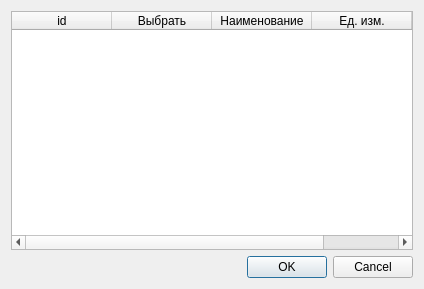
<?xml version="1.0" encoding="UTF-8"?>
<ui version="4.0">
 <class>Dialog</class>
 <widget class="QDialog" name="Dialog">
  <property name="geometry">
   <rect>
    <x>0</x>
    <y>0</y>
    <width>424</width>
    <height>289</height>
   </rect>
  </property>
  <property name="windowTitle">
   <string>Dialog</string>
  </property>
  <layout class="QVBoxLayout" name="verticalLayout">
   <item>
    <widget class="QTableWidget" name="tableWidget">
     <column>
      <property name="text">
       <string>id</string>
      </property>
     </column>
     <column>
      <property name="text">
       <string>Выбрать</string>
      </property>
     </column>
     <column>
      <property name="text">
       <string>Наименование</string>
      </property>
     </column>
     <column>
      <property name="text">
       <string>Ед. изм.</string>
      </property>
     </column>
     <column>
      <property name="text">
       <string>Количество</string>
      </property>
     </column>
    </widget>
   </item>
   <item>
    <widget class="QDialogButtonBox" name="buttonBox">
     <property name="orientation">
      <enum>Qt::Orientation::Horizontal</enum>
     </property>
     <property name="standardButtons">
      <set>QDialogButtonBox::StandardButton::Cancel|QDialogButtonBox::StandardButton::Ok</set>
     </property>
    </widget>
   </item>
  </layout>
 </widget>
 <resources/>
 <connections>
  <connection>
   <sender>buttonBox</sender>
   <signal>accepted()</signal>
   <receiver>Dialog</receiver>
   <slot>accept()</slot>
   <hints>
    <hint type="sourcelabel">
     <x>248</x>
     <y>254</y>
    </hint>
    <hint type="destinationlabel">
     <x>157</x>
     <y>274</y>
    </hint>
   </hints>
  </connection>
  <connection>
   <sender>buttonBox</sender>
   <signal>rejected()</signal>
   <receiver>Dialog</receiver>
   <slot>reject()</slot>
   <hints>
    <hint type="sourcelabel">
     <x>316</x>
     <y>260</y>
    </hint>
    <hint type="destinationlabel">
     <x>286</x>
     <y>274</y>
    </hint>
   </hints>
  </connection>
 </connections>
</ui>
